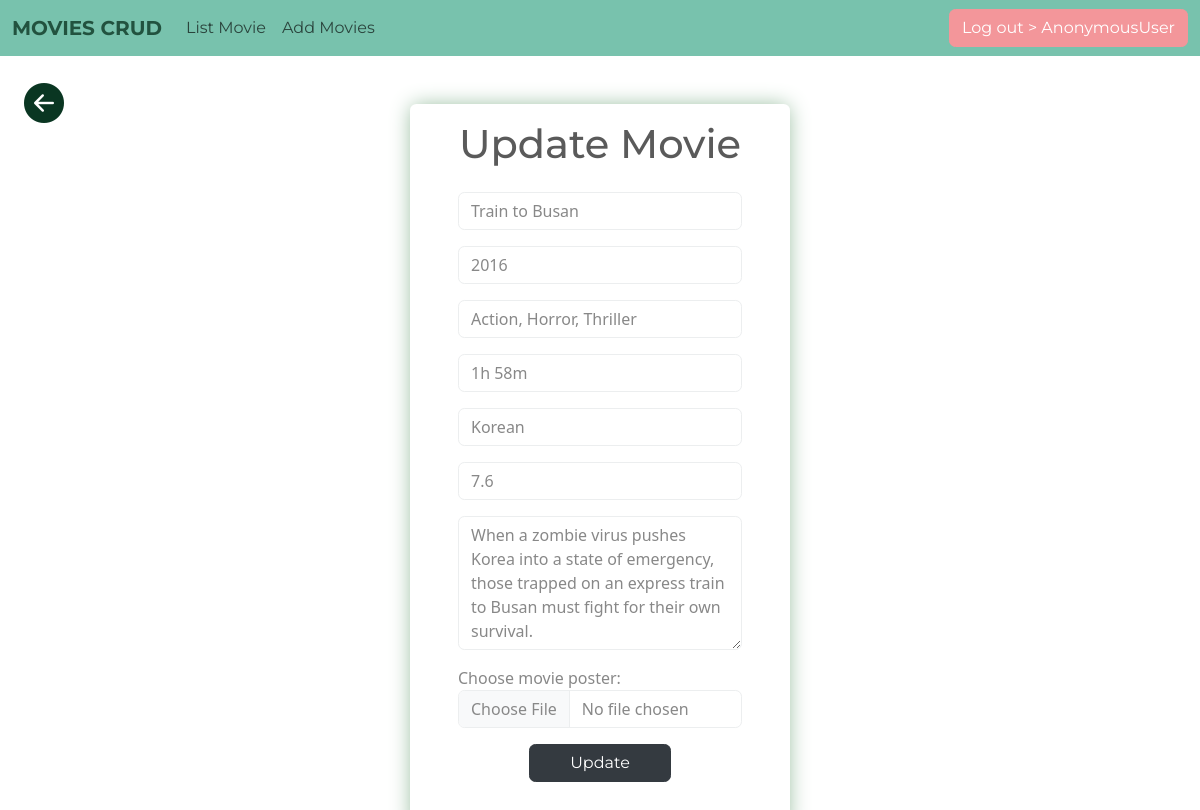
The page /movie/update/3 on the database its author committed.
### myapp/models.py (models this page shows, shortened)
class Movie(models.Model):
    title = models.CharField(max_length=100)
    year = models.PositiveIntegerField()
    genre = models.CharField(max_length=50)
    duration = models.CharField(max_length=10)
    language = models.CharField(max_length=50)
    rating = models.FloatField()
    description = models.TextField()
    poster = models.ImageField(upload_to='images/', null=True, blank=True)

### myapp/views.py (the view, shortened to what this page needs)
# urls.py: path('movie/update/<int:pk>', views.MovieUpdateView.as_view(), name='movie-update'),
class MovieUpdateView(View):
    template = 'movie_add.html'
    form_class = MovieUpdateForm
    def get(self, request, *args, **kwargs):
        id = kwargs.get('pk')
        movie_obj = get_object_or_404(Movie, id=id)
        form = self.form_class(instance=movie_obj)
        return render(request, self.template, {'form':form, 'heading':'Update Movie', 'button':'Update'})

### myapp/forms.py
class MovieUpdateForm(forms.ModelForm):
    class Meta:
        model = Movie
        fields = '__all__'
        widgets = {
            'title':forms.TextInput(attrs={'class':'form-control', 'placeholder':'Title'}),
            'year':forms.NumberInput(attrs={'class':'form-control', 'placeholder':'Year'}),
            'genre':forms.TextInput(attrs={'class':'form-control', 'placeholder':'Gemre'}),
            'duration':forms.TextInput(attrs={'class':'form-control', 'placeholder':'Duration'}),
            'language':forms.TextInput(attrs={'class':'form-control', 'placeholder':'Language'}),
            'rating':forms.NumberInput(attrs={'class':'form-control', 'placeholder':'Rating'}),
            'description':forms.Textarea(attrs={'class':'form-control', 'placeholder':'Description', 'rows':'5'}),
            'poster':forms.FileInput(attrs={'class':'form-control'})
        }
        labels = {
            'title':'',
            'year':'',
            'genre':'',
            'duration':'',
            'language':'',
            'rating':'',
            'description':'',
            'poster':'Choose movie poster'
        }

### myapp/templates/movie_add.html (shortened to what this page needs)
{% extends 'base.html' %}
{% block main_content %}
<h1 class="p-4 position-fixed"><a href="{% url 'movie-list' %}"><i class="bi bi-arrow-left-circle-fill icon"></a></i></h1>
<div class="container mt-5">
    <div class="row">
        <div class="col-4"></div>
        <div class="col-4 form-shadow p-5 pt-3 rounded accordion">
            <h1 class="text-center mb-4">{{heading}}</h1>
            <form action="" method="post" enctype="multipart/form-data">
                {{ form.as_p }}
                <div class="d-grid col-6 mx-auto">
                    <button class="btn btn-dark" type="submit">{{button}}</button>
                </div>
            </form>
        </div>
        <div class="col-4"></div>
    </div>
</div>
{% endblock %}

### myapp/templates/movie_add.html (style rules this page uses)
.icon { color: rgb(10, 54, 34, 1); }
a { color: black; }
.form-shadow { box-shadow: 0px 0px 21px -2px rgb(143, 183, 151); }

### rows shown on the page
Movie: title "Train to Busan", year "2016", genre "Action, Horror, Thriller", duration "1h 58m", language "Korean", rating "7.6", description "When a zombie virus pushes Korea into a state of emergency, those trapped on an express train to Busan must fight for their own survival."

### other values the page prints
{{ request.user }} "AnonymousUser"
{{ heading }} "Update Movie"
{{ button }} "Update"
